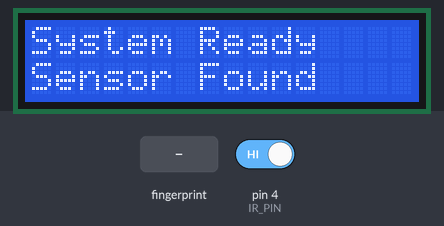
A sketch run on a simulated Arduino Uno, built with avr-gcc and run on an emulated ATmega328P. On the bench: 16×2 character LCD. The inputs (shaded band) are chosen by the test bench; at power-on: pin 4 (IR_PIN) HIGH. What the sketch prints to the serial monitor is not drawn.

Above: at 1.2 s.
At 4.3 s:
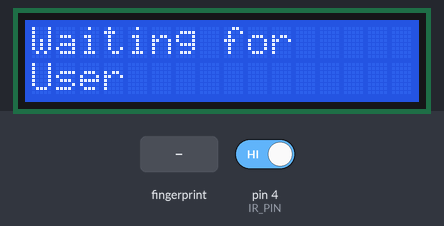
4.4 s: pin 4 (IR_PIN) driven LOW
At 5.9 s:
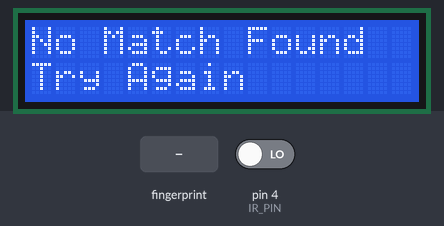
7.4 s: finger stored as number 1 placed on the sensor
At 10.2 s:
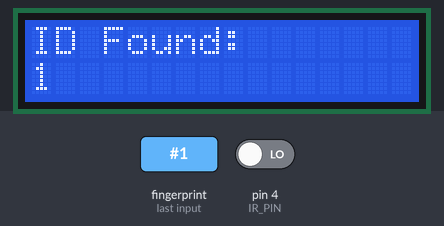
10.4 s: pin 4 (IR_PIN) driven HIGH
Timing chart, 0 to 13.4 s (numbered marks = the images above; inputs shaded):
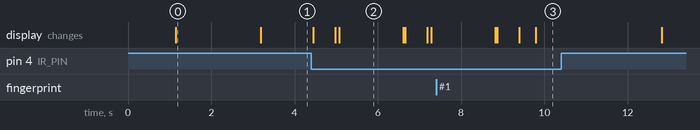

Measured:
- after the input at 4.4 s, the display: first changes at once (image 2 shows a later state)
- what the display in image 0 shows lasts 2.1 s, from 1.1 s to 3.2 s
- what the display in image 2 shows lasts 1.5 s, from 5.1 s to 6.6 s

The sketch:

Arduino.ino
```cpp
#include <Adafruit_Fingerprint.h>
#include <SoftwareSerial.h>
#include <Wire.h>
#include <LiquidCrystal_I2C.h>

// Pins
const int IR_PIN = 4;

// Fingerprint sensor
SoftwareSerial mySerial(2, 3); // AS608
Adafruit_Fingerprint finger = Adafruit_Fingerprint(&mySerial);

// LCD
LiquidCrystal_I2C lcd(0x27, 16, 2); // Try 0x3F if 0x27 doesn't work

unsigned long lastPingTime = 0;
bool userDetected = false;

void showMessage(String line1, String line2 = "") {
  lcd.clear();
  lcd.setCursor(0, 0);
  lcd.print(line1);

  lcd.setCursor(0, 1);
  lcd.print("                "); // clear line 2
  lcd.setCursor(0, 1);
  lcd.print(line2);
}

void setup() {
  Serial.begin(9600);   // To ESP32
  pinMode(IR_PIN, INPUT);

  lcd.init();
  lcd.backlight();

  showMessage("System Ready", "Initializing");

  finger.begin(57600);
  if (finger.verifyPassword()) {
    showMessage("System Ready", "Sensor Found");
  } else {
    showMessage("Sensor Error", "Check Wiring");
    while (1);
  }

  delay(2000);
  showMessage("Waiting for", "User");
}

void loop() {
  int irState = digitalRead(IR_PIN);

  // Heartbeat every 10s
  if (millis() - lastPingTime >= 10000) {
    lastPingTime = millis();
    Serial.println("STATUS:ALIVE");
  }

  // IR detects user
  if (irState == LOW) {
    if (!userDetected) {
      userDetected = true;
      showMessage("Finger Detected", "Place Finger");
      delay(500);
    }

    showMessage("Scanning...", "");

    int fingerID = getFingerprintID();

    if (fingerID > 0) {
      Serial.print("ID:");
      Serial.println(fingerID);

      showMessage("ID Found:", String(fingerID));
      delay(3000);
      showMessage("Waiting for", "User");
      userDetected = false;
    } else {
      showMessage("No Match Found", "Try Again");
      delay(1500);
      showMessage("Waiting for", "User");
      userDetected = false;
    }
  } else {
    if (userDetected) {
      userDetected = false;
      showMessage("Waiting for", "User");
    }
  }
}

int getFingerprintID() {
  uint8_t p = finger.getImage();
  if (p != FINGERPRINT_OK) return -1;

  p = finger.image2Tz();
  if (p != FINGERPRINT_OK) return -1;

  p = finger.fingerFastSearch();
  if (p != FINGERPRINT_OK) return -1;

  return finger.fingerID;
}
```
